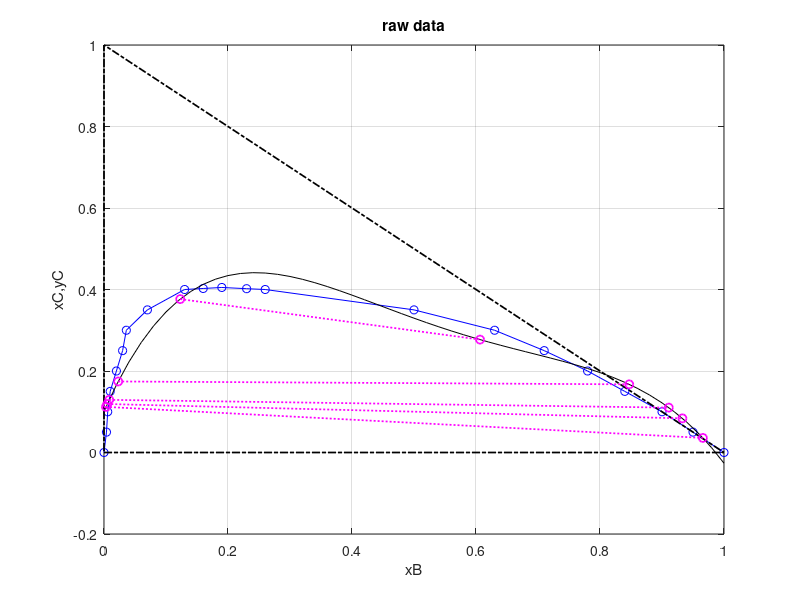

Write MATLAB code to recreate this figure.
clc; clear;
%Problem1
%for figure 1
B = [0 0.004 0.006 0.01 0.02 0.03 0.036 0.07 0.13 0.16 0.19 0.23 0.26 0.5 0.63 0.71 0.78 0.84 0.9 0.95 1];
C = [0 0.05 0.1 0.15 0.2 0.25 0.3 0.35 0.4 0.4025 0.405 0.402 0.4 0.35 0.3 0.25 0.2 0.15 0.1 0.05 0];
% figure 1
figure(1)
plot(B,C,'bo-');grid on;hold on;
plot([0 1 0 0],[0 0 1 0],'k-.','linewidth',1.25)
xlabel('xB');ylabel('xC,yC');grid on;
title('raw data')
p1 = polyfit(B,C,4);

X_=0:0.02:1;
f1 = polyval(p1,X_);
plot(X_,f1,'black')
disp("coefficient of polynomials are");
for i=1:5
    disp(f1(i));
end

%for figure 2
 %% Example tie lines 
tiexb =[ 0.0032    0.0053    0.0084    0.0229    0.1229]
tieyb = [ 0.9659    0.9329    0.9109    0.8471    0.6065]
tiexc= polyval(p1,tiexb);
tieyc = polyval(p1,tieyb);
%%slop of tie lines
for i=1:5
    disp("slopes of tie line are");
    disp((tieyc-tiexc/tieyb-tiexb));
end


 %% Plotting the tie lines
for i = 1:length(tiexc)
plot([tiexb(i) tieyb(i)], [tiexc(i) tieyc(i)],'mo:','linewidth',1.25);
end

%% Slopes of the tie lines
tie_slope = zeros(1,length(tiexc));
for i = 1:length(tiexc)
tie_slope(i) = (tieyc(i) - tiexc(i))/(tieyb(i) - tiexb(i));
end
